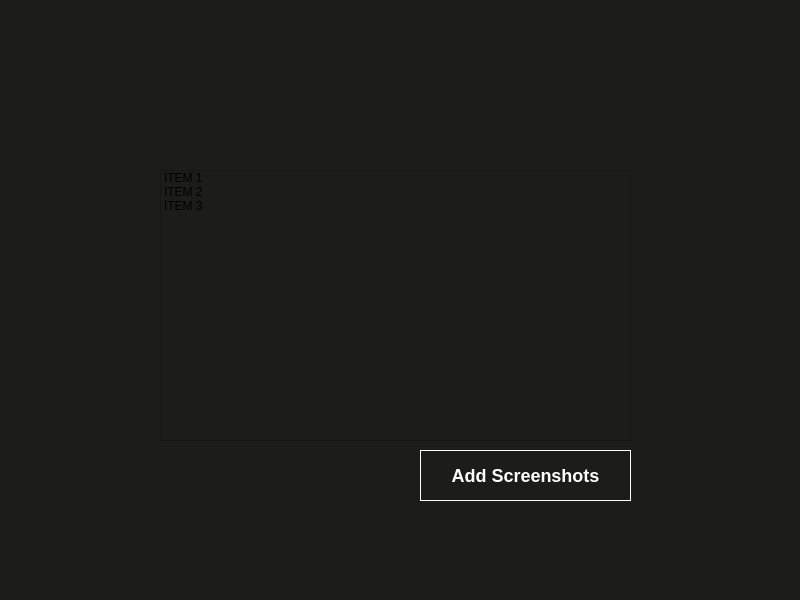
<?xml version="1.0" encoding="UTF-8"?>
<ui version="4.0">
 <class>Attendee</class>
 <widget class="QMainWindow" name="Attendee">
  <property name="geometry">
   <rect>
    <x>0</x>
    <y>0</y>
    <width>800</width>
    <height>600</height>
   </rect>
  </property>
  <property name="windowTitle">
   <string>MainWindow</string>
  </property>
  <property name="styleSheet">
   <string notr="true">background-color: #1c1c1b;</string>
  </property>
  <widget class="QWidget" name="centralwidget">
   <widget class="QLabel" name="label">
    <property name="geometry">
     <rect>
      <x>0</x>
      <y>20</y>
      <width>251</width>
      <height>141</height>
     </rect>
    </property>
    <property name="styleSheet">
     <string notr="true"/>
    </property>
    <property name="text">
     <string/>
    </property>
    <property name="pixmap">
     <pixmap>../ATTENDEE.png</pixmap>
    </property>
    <property name="scaledContents">
     <bool>true</bool>
    </property>
    <property name="alignment">
     <set>Qt::AlignCenter</set>
    </property>
   </widget>
   <widget class="QPushButton" name="pushButton_2">
    <property name="geometry">
     <rect>
      <x>420</x>
      <y>450</y>
      <width>211</width>
      <height>51</height>
     </rect>
    </property>
    <property name="styleSheet">
     <string notr="true">border: 1px solid white;
font: bold 18px;
font-family: Arial;
color: white;
background-color: #1c1c1b;</string>
    </property>
    <property name="text">
     <string>Add Screenshots</string>
    </property>
   </widget>
   <widget class="QPushButton" name="nextButton">
    <property name="geometry">
     <rect>
      <x>700</x>
      <y>500</y>
      <width>91</width>
      <height>81</height>
     </rect>
    </property>
    <property name="styleSheet">
     <string notr="true">border: none;</string>
    </property>
    <property name="text">
     <string/>
    </property>
    <property name="icon">
     <iconset>
      <normaloff>../right-arrow.png</normaloff>../right-arrow.png</iconset>
    </property>
    <property name="iconSize">
     <size>
      <width>70</width>
      <height>70</height>
     </size>
    </property>
   </widget>
   <widget class="QListWidget" name="listWidget">
    <property name="geometry">
     <rect>
      <x>160</x>
      <y>170</y>
      <width>471</width>
      <height>271</height>
     </rect>
    </property>
    <item>
     <property name="text">
      <string>ITEM 1</string>
     </property>
     <property name="background">
      <brush brushstyle="NoBrush">
       <color alpha="255">
        <red>255</red>
        <green>255</green>
        <blue>255</blue>
       </color>
      </brush>
     </property>
     <property name="foreground">
      <brush brushstyle="NoBrush">
       <color alpha="255">
        <red>255</red>
        <green>255</green>
        <blue>255</blue>
       </color>
      </brush>
     </property>
    </item>
    <item>
     <property name="text">
      <string>ITEM 2</string>
     </property>
    </item>
    <item>
     <property name="text">
      <string>ITEM 3</string>
     </property>
    </item>
   </widget>
  </widget>
 </widget>
 <resources/>
 <connections/>
</ui>
